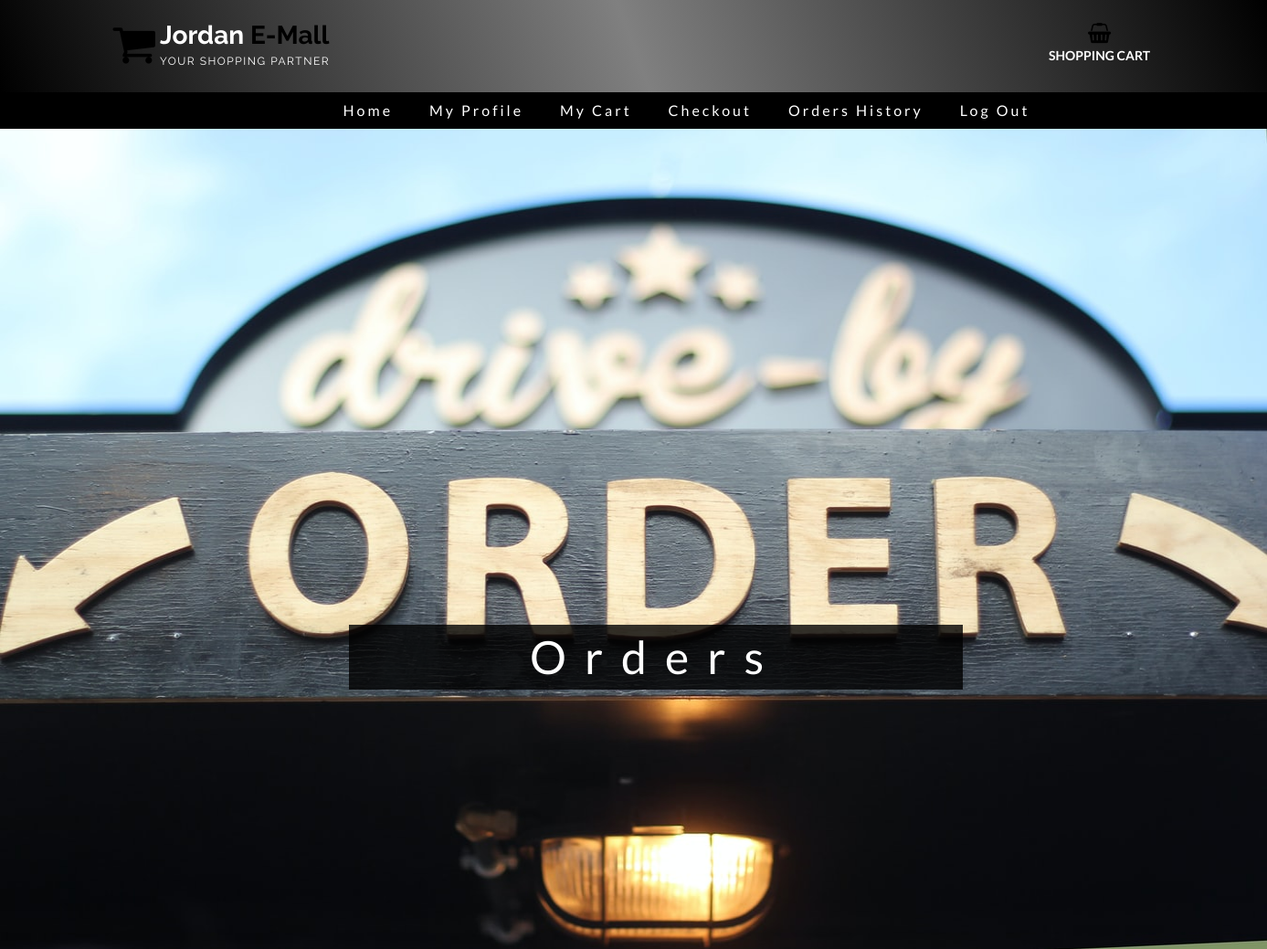
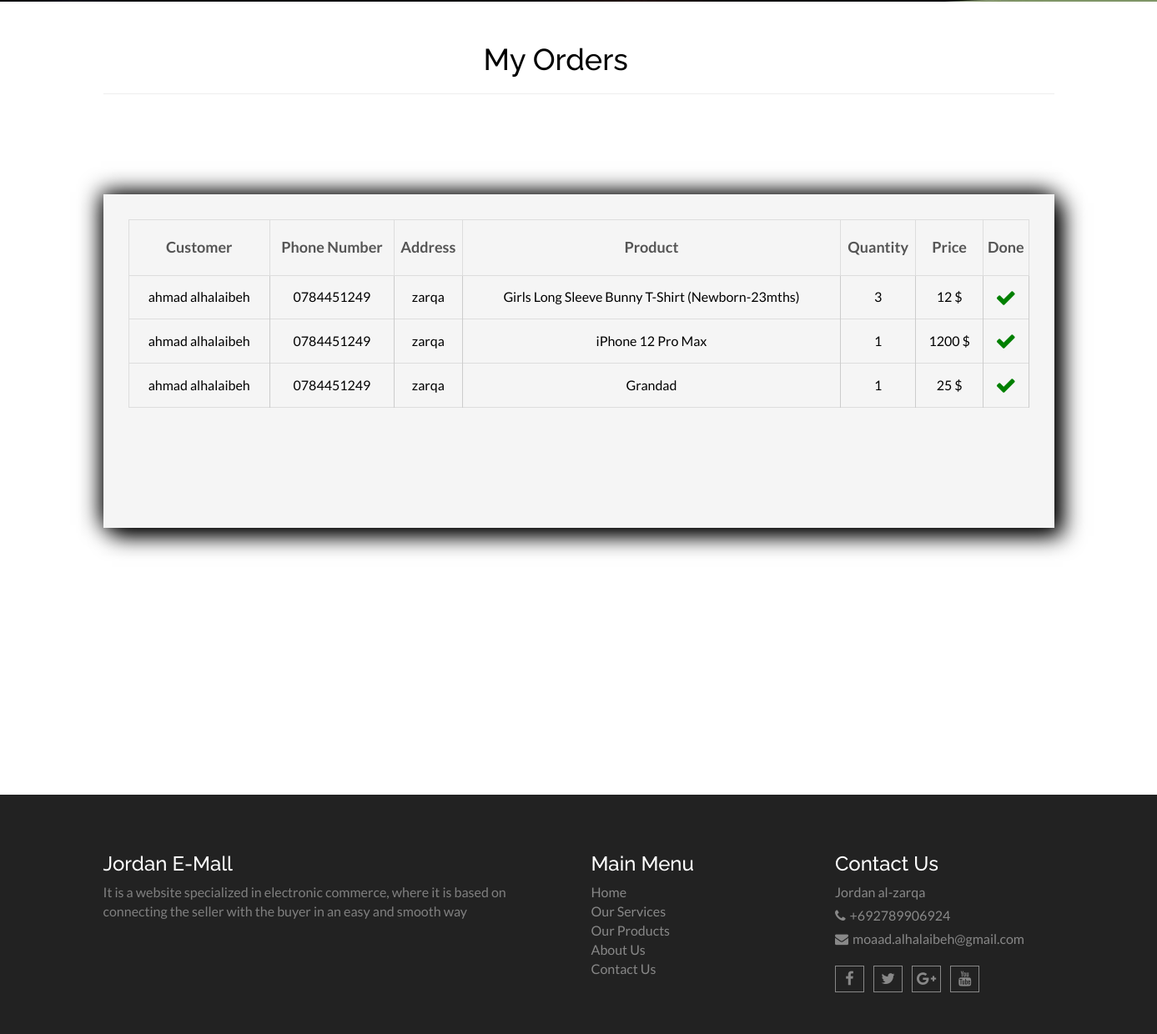
Screenshot of /Public/order.php (signed in) with the database file from the repository (2 pictures, top to bottom).
### tables this page shows
CREATE TABLE `customer` (
  `cust_id` int(3) NOT NULL,
  `cust_name` varchar(50) NOT NULL,
  `cust_email` varchar(50) NOT NULL,
  `cust_password` varchar(50) NOT NULL,
  `cust_mobile` varchar(50) NOT NULL,
  `cust_address` varchar(50) NOT NULL,
  `cust_image` text NOT NULL
);

CREATE TABLE `products` (
  `pro_id` int(3) NOT NULL,
  `pro_name` varchar(50) NOT NULL,
  `pro_desc` text NOT NULL,
  `pro_price` double NOT NULL,
  `pro_image` text NOT NULL,
  `cat_id` int(3) NOT NULL,
  `ven_id` text NOT NULL
);

CREATE TABLE `order_details` (
  `order_det_id` int(11) NOT NULL,
  `order_id` int(11) NOT NULL,
  `pro_id` int(11) NOT NULL,
  `qty` int(11) NOT NULL,
  `total` int(11) NOT NULL,
  `ven_id` text NOT NULL,
  `cust_id` text NOT NULL,
  `order_date` date NOT NULL
);

### Public/dbclass.php (called while the page is built, shortened)
<?php
Class dbconnection{
	public $conn;
	public function openConnection(){
		$this->conn = mysqli_connect(DBSERVER,DBUSER,DBPASS,DBNAME);
		return $this->conn ? $this->conn : die("cannot connect to server");
	}
	public function performQuery($query){
		$result = mysqli_query($this->conn,$query);
		return $result ? $result : FALSE;
	}
	public function fetchAll($result){
		$rowSet = array();
		while ($row = mysqli_fetch_assoc($result)) {
			$rowSet[] = $row;
		}
		return count($rowSet) >= 1 ? $rowSet : FALSE;
	}
}

### Public/classes.php (called while the page is built, shortened)
<?php
require('dbclass.php');
class customer extends dbconnection{
	public function readById($id){
		$query  = "SELECT * FROM customer WHERE cust_id = $id";
		$result = $this->performQuery($query);
		return $this->fetchAll($result);
	}
}
class products extends dbconnection{
	public function readById($id){
		$query  = "SELECT * FROM products WHERE pro_id = $id";
		$result = $this->performQuery($query);
		return $this->fetchAll($result);
	}
}
class order_details extends dbconnection{
	public function readByVenId($id){
		$query  = "SELECT * FROM order_details WHERE ven_id = $id";
		$result = $this->performQuery($query);
		return $this->fetchAll($result);
	}
}
?>

### Public/order.php (the view, shortened to what this page needs)
<?php
include("headers.php");
$vendor_Id=$id;
$x=new products();
?>
<section id="aa-slider">
    <div class="aa-slider-area">
                <img id=""data-seq src="img/order.jpg" width="100%" height="900px" alt="Men slide img" />
              <div class="seq-title">
                <p style="letter-spacing:30px;">Orders </p>
              </div>
        </div>
</section>
<section id="cart-view">
   <div class="container">
   <h1>My Orders</h1>
   <hr>
     <div class="row">
       <div class="col-md-12">
         <div class="cart-view-area">
           <div class="cart-view-table new-cart-view-table"style="margin-bottom:70px;box-shadow:10px 10px 25px black,-3px -3px 25px black;">
             <form action="">
               <div class="table-responsive" >
                  <table class="table" >
                    <thead>
                      <tr>
                        <th>Customer</th>
                        <th>Phone Number</th>
                        <th>Address</th>
                        <th>Product</th>
                        <th>Quantity</th>
                        <th>Price</th>
                        <th>Done</th>
                      </tr>
                    </thead>
                    <tbody>
                        <?php
                        $order_det=new order_details();
                        $order_data=$order_det->readByVenId($vendor_Id);
                        $cust_info=new customer();
                        if(empty($order_data)){
                            echo "<h3 style='margin-left:40%;font-weight:bold;color:red;'>No Orders Yet !</h3>";
                        }else{
                        foreach ($order_data as $key => $value) {
                        $prodcutData=$x->readById($value['pro_id']);
                        $info=$cust_info->readById($value['cust_id']);
                        foreach ($info as $custKey => $custValue) {
                        ?>
                      <tr>
                        <td><?php echo $custValue['cust_name']; ?></td>
                        <td><?php echo $custValue['cust_mobile']; ?></td>
                        <td><?php echo $custValue['cust_address']; ?></td>
                        <td><?php echo $prodcutData[0]['pro_name']; ?></td>
                        <td><?php echo $value['qty']; ?></td>
                        <td><?php echo $prodcutData[0]['pro_price'] ." $"; ?></td>
                        <td><a class="edit" href="done-vendor-prodcut.php?id='<?php echo $value['order_det_id']; ?>'"><fa class="fa fa-check"></fa></a></td>
                      </tr>
                      <?php
                        }
                      }
                    }
                      ?>
                      </tbody>
                  </table>
                </div>
             </form>
           </div>
         </div>
       </div>
     </div>
   </div>
 </section>
<?php
include("footer.php");
?>

### Public/headers.php (style rules this page uses)
body { color:black !important; }
.seq-title p { font-size:50px !important; letter-spacing:20px !important; margin-left:15% !important; color:white !important; background-color:rgb(0,0,0,0.8); }

### Public/order.php (style rules this page uses)
h1 { margin-left:40%; margin-top:50px !important; }
.edit { font-size:25px; color:green; }
#cart-view { margin-bottom:100px; }
.cart-view-area { margin:50px 0px 150px 0px; }
.new-cart-view-table { overflow: scroll !important; height:400px !important; }

### rows the page displays
order_details: qty "3"
customer: cust_name "ahmad alhalaibeh", cust_mobile "0784451249", cust_address "zarqa"
products: pro_name "Girls Long Sleeve Bunny T-Shirt (Newborn-23mths)", pro_price "12"
order_details: qty "1"
products: pro_name "iPhone 12 Pro Max", pro_price "1200"
order_details: qty "1"
products: pro_name "Grandad", pro_price "25"
